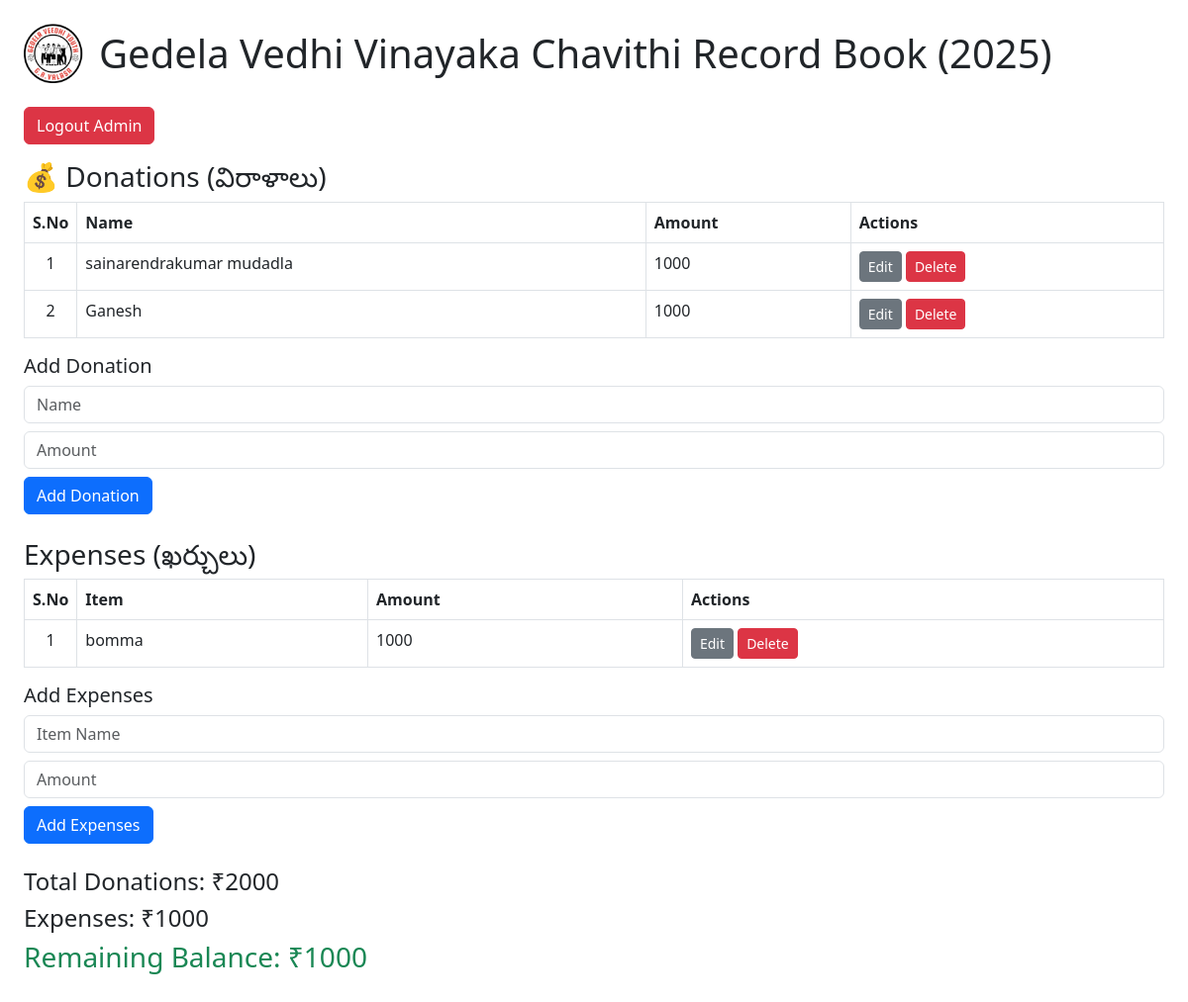
/dashboard (signed in), run on the app's committed database.
### tables this page shows
CREATE TABLE credit (id INTEGER PRIMARY KEY, name TEXT, amount INTEGER);

CREATE TABLE debit (id INTEGER PRIMARY KEY, item TEXT, amount INTEGER);

### app.py (the view)
@app.route('/dashboard')
def dashboard():
    conn = sqlite3.connect('database.db')
    c = conn.cursor()
    credit_data = c.execute('SELECT * FROM credit').fetchall()
    debit_data = c.execute('SELECT * FROM debit').fetchall()
    conn.close()
    total_credit = sum([row[2] for row in credit_data])
    total_debit = sum([row[2] for row in debit_data])
    balance = total_credit - total_debit
    return render_template('dashboard.html', credit_data=credit_data, debit_data=debit_data,
                           total_credit=total_credit, total_debit=total_debit, balance=balance)

### templates/dashboard.html (shortened to what this page needs)
<!DOCTYPE html>
<html>
<head>
    <link rel="stylesheet" href="https://cdn.jsdelivr.net/npm/bootstrap@5.3.0/dist/css/bootstrap.min.css">
</head>
<body class="p-4">
<div class="d-flex align-items-center mb-4">
    <img src="{{ url_for('static', filename='logo.png') }}" alt="Logo" width="60" height="60" class="me-3">
    <h1 class="mb-0">Gedela Vedhi Vinayaka Chavithi Record Book (2025)</h1>
</div>
    {% if session.admin %}
        <a href="/logout" class="btn btn-danger mb-3">Logout Admin</a>
    {% else %}
        <a href="/login" class="btn btn-warning mb-3">Admin Login</a>
    {% endif %}
    <h3>💰 Donations (విరాళాలు)</h3>
    <table class="table table-bordered">
        <colgroup>
            <col class="sno-col">
        </colgroup>
        <tr>
            <th>S.No</th>
            <th>Name</th>
            <th>Amount</th>
            {% if session.admin %}<th>Actions</th>{% endif %}
        </tr>
        {% for c in credit_data %}
        <tr>
            <td class="text-center">{{ loop.index }}</td>
            <td>{{ c[1] }}</td>
            <td>{{ c[2] }}</td>
            {% if session.admin %}
            <td>
                <a href="/edit_credit/{{ c[0] }}" class="btn btn-sm btn-secondary">Edit</a>
                <a href="/delete_credit/{{ c[0] }}" class="btn btn-sm btn-danger">Delete</a>
            </td>
            {% endif %}
        </tr>
        {% endfor %}
    </table>
    {% if session.admin %}
    <form method="POST" action="/add_credit" class="mb-4">
        <h5>Add Donation</h5>
        <input name="name" placeholder="Name" required class="form-control mb-2">
        <input name="amount" placeholder="Amount" type="number" required class="form-control mb-2">
        <button class="btn btn-primary">Add Donation</button>
    </form>
    {% endif %}
    <h3>Expenses (ఖర్చులు)</h3>
    <table class="table table-bordered">
        <colgroup>
            <col class="sno-col">
        </colgroup>
        <tr>
            <th>S.No</th>
            <th>Item</th>
            <th>Amount</th>
            {% if session.admin %}<th>Actions</th>{% endif %}
        </tr>
        {% for d in debit_data %}
        <tr>
            <td class="text-center">{{ loop.index }}</td>
            <td>{{ d[1] }}</td>
            <td>{{ d[2] }}</td>
            {% if session.admin %}
            <td>
                <a href="/edit_debit/{{ d[0] }}" class="btn btn-sm btn-secondary">Edit</a>
                <a href="/delete_debit/{{ d[0] }}" class="btn btn-sm btn-danger">Delete</a>
            </td>
            {% endif %}
        </tr>
        {% endfor %}
    </table>
    {% if session.admin %}
    <form method="POST" action="/add_debit" class="mb-4">
        <h5>Add Expenses</h5>
        <input name="item" placeholder="Item Name" required class="form-control mb-2">
        <input name="amount" placeholder="Amount" type="number" required class="form-control mb-2">
        <button class="btn btn-primary">Add Expenses</button>
    </form>
    {% endif %}
    <h4 class="mt-4">Total Donations: ₹{{ total_credit }}</h4>
    <h4>Expenses: ₹{{ total_debit }}</h4>
    <h3 class="text-success">Remaining Balance: ₹{{ balance }}</h3>
</body>
</html>

### templates/dashboard.html (style rules this page uses)
.sno-col { width: 50px; text-align: center; }

### data on the page
credit: name "sainarendrakumar mudadla", amount "1000"
credit: name "Ganesh", amount "1000"
debit: item "bomma", amount "1000"

### other printed values
{{ total_credit }} "2000"
{{ total_debit }} "1000"
{{ balance }} "1000"
